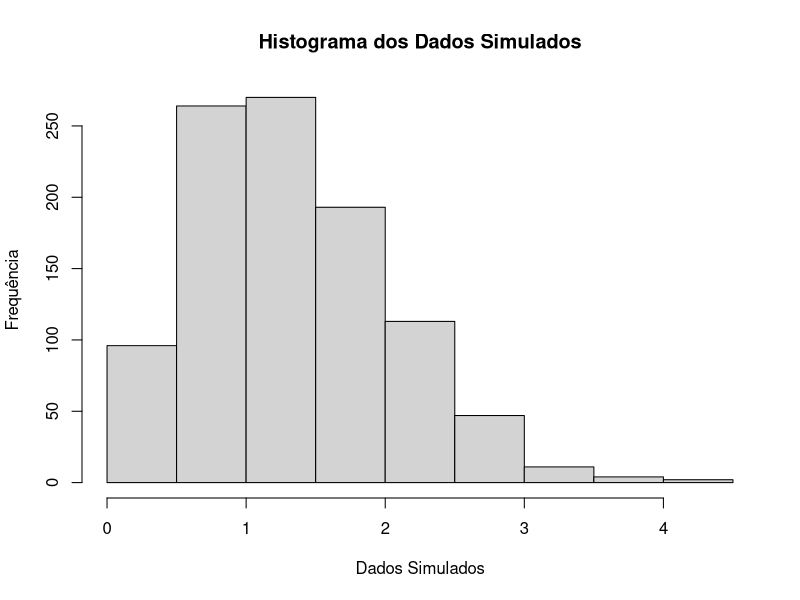

The R source for this figure:
# ------------------------
# [2] Distribuição Weibull
# ------------------------

# Semente
set.seed(123)

# ---------------------------------------
# [2.1] Simulação e Visualização do Dados
# ---------------------------------------
# Tamanho da amostra
n <- 1000

# Parâmetros da distribuição
wShape <- 2
wScale <- 1.5

# Simulação
dadosWeibull <- rweibull(n, shape = wShape, scale = wScale)

# Histograma
hist(x = dadosWeibull, xlab = "Dados Simulados", ylab = "Frequência",
     main = "Histograma dos Dados Simulados")

# --------------
# [3] Otimização
# --------------
# --------------------------------
# [3.1] Função Log-verossimilhança
# --------------------------------

logWeibull <- function(theta, dados){
  a <- theta[1] # Parâmetro de forma
  s <- theta[2] # Parâmetro de escala
  n <- length(dados)
  x <- dados

logverossimil <- (n * log(a)) + (n * a * log(s)) + ((a - 1) * sum(log(dados))) + sum(- (s * dados)^a)
return(-logverossimil)
}

# ------------------------------
# [3.2] Aplicando a função optim
# ------------------------------

theta0 <- c(1, 1.5) # Chute inicial
estimate <- optim(par = theta0, fn = logWeibull, gr = NULL , method = "BFGS" ,
             hessian = TRUE, dados=dadosWeibull)
estimate